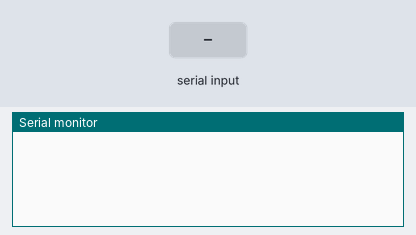
The sketch below on a simulated Arduino Uno, built with avr-gcc and run on an emulated ATmega328P. Parts: the last lines printed to the serial monitor. The test bench sets the inputs (shaded band).

Above: at 1.2 s.
1.3 s: "1" received over Serial
At 1.7 s:
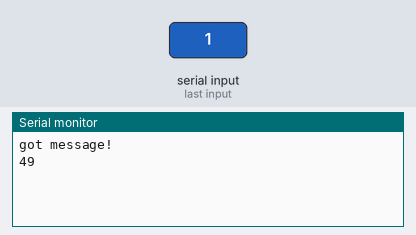
2.8 s: "0" received over Serial
At 4.0 s:
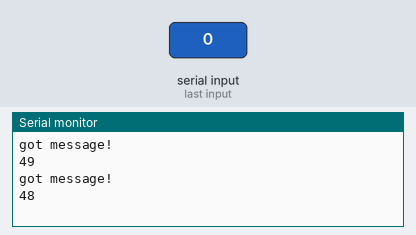
4.3 s: "2" received over Serial
At 5.1 s:
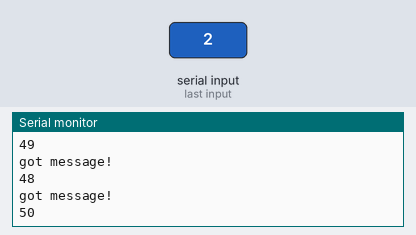

The sketch:

serial_opt_test.ino
```cpp
void setup()
{
    Serial.begin(9600, SERIAL_8E2);
}

void loop()
{
    while (Serial.available())
    {
        Serial.println("got message!");
        Serial.println((int)Serial.read());
    }
}
```

Measured:
- after the input at 1.3 s, the serial monitor: prints a new line at once (image 1)
- after the input at 2.8 s, the serial monitor: prints a new line at once (image 2)
- after the input at 4.3 s, the serial monitor: prints a new line at once (image 3)
